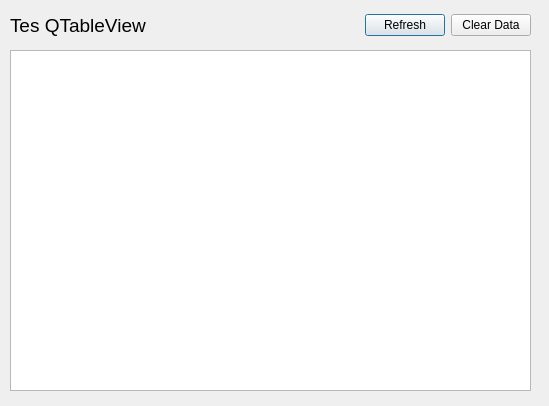
<?xml version="1.0" encoding="UTF-8"?>
<ui version="4.0">
 <class>MainDialog</class>
 <widget class="QDialog" name="MainDialog">
  <property name="geometry">
   <rect>
    <x>0</x>
    <y>0</y>
    <width>549</width>
    <height>406</height>
   </rect>
  </property>
  <property name="windowTitle">
   <string>Tes QTableView dari API</string>
  </property>
  <widget class="QTableView" name="tableView">
   <property name="geometry">
    <rect>
     <x>10</x>
     <y>50</y>
     <width>521</width>
     <height>341</height>
    </rect>
   </property>
  </widget>
  <widget class="QWidget" name="horizontalLayoutWidget">
   <property name="geometry">
    <rect>
     <x>10</x>
     <y>10</y>
     <width>521</width>
     <height>31</height>
    </rect>
   </property>
   <layout class="QHBoxLayout" name="horizontalLayout">
    <item>
     <widget class="QLabel" name="label">
      <property name="font">
       <font>
        <pointsize>14</pointsize>
       </font>
      </property>
      <property name="text">
       <string>Tes QTableView</string>
      </property>
      <property name="scaledContents">
       <bool>false</bool>
      </property>
      <property name="wordWrap">
       <bool>false</bool>
      </property>
     </widget>
    </item>
    <item>
     <spacer name="horizontalSpacer">
      <property name="orientation">
       <enum>Qt::Horizontal</enum>
      </property>
      <property name="sizeHint" stdset="0">
       <size>
        <width>40</width>
        <height>20</height>
       </size>
      </property>
     </spacer>
    </item>
    <item>
     <widget class="QPushButton" name="pushButton">
      <property name="text">
       <string>Refresh</string>
      </property>
      <property name="icon">
       <iconset theme="view-refresh">
        <normaloff>.</normaloff>.</iconset>
      </property>
     </widget>
    </item>
    <item>
     <widget class="QPushButton" name="pushButton_2">
      <property name="text">
       <string>Clear Data</string>
      </property>
      <property name="icon">
       <iconset theme="edit-clear"/>
      </property>
     </widget>
    </item>
   </layout>
  </widget>
 </widget>
 <resources/>
 <connections/>
</ui>
